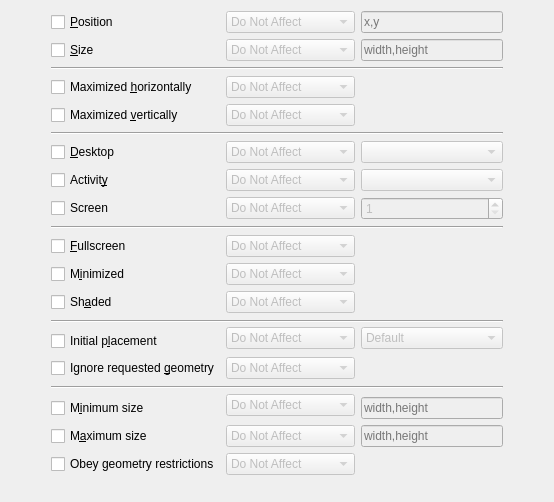
     <widget class="QWidget" name="TabPage3">
      <attribute name="title">
       <string>&amp;Size &amp;&amp; Position</string>
      </attribute>
      <layout class="QGridLayout" name="gridLayout_5">
       <item row="0" column="1">
        <widget class="QCheckBox" name="enable_position">
         <property name="text">
          <string>&amp;Position</string>
         </property>
        </widget>
       </item>
       <item row="0" column="3">
        <widget class="QComboBox" name="rule_position">
         <property name="enabled">
          <bool>false</bool>
         </property>
         <item>
          <property name="text">
           <string>Do Not Affect</string>
          </property>
         </item>
         <item>
          <property name="text">
           <string>Apply Initially</string>
          </property>
         </item>
         <item>
          <property name="text">
           <string>Remember</string>
          </property>
         </item>
         <item>
          <property name="text">
           <string>Force</string>
          </property>
         </item>
         <item>
          <property name="text">
           <string>Apply Now</string>
          </property>
         </item>
         <item>
          <property name="text">
           <string>Force Temporarily</string>
          </property>
         </item>
        </widget>
       </item>
       <item row="0" column="4">
        <widget class="QLineEdit" name="position">
         <property name="enabled">
          <bool>false</bool>
         </property>
         <property name="placeholderText">
          <string>x,y</string>
         </property>
         <property name="validChars" stdset="0">
          <string>0123456789-+,xX:</string>
         </property>
        </widget>
       </item>
       <item row="1" column="1">
        <widget class="QCheckBox" name="enable_size">
         <property name="text">
          <string>&amp;Size</string>
         </property>
        </widget>
       </item>
       <item row="1" column="3">
        <widget class="QComboBox" name="rule_size">
         <property name="enabled">
          <bool>false</bool>
         </property>
         <item>
          <property name="text">
           <string>Do Not Affect</string>
          </property>
         </item>
         <item>
          <property name="text">
           <string>Apply Initially</string>
          </property>
         </item>
         <item>
          <property name="text">
           <string>Remember</string>
          </property>
         </item>
         <item>
          <property name="text">
           <string>Force</string>
          </property>
         </item>
         <item>
          <property name="text">
           <string>Apply Now</string>
          </property>
         </item>
         <item>
          <property name="text">
           <string>Force Temporarily</string>
          </property>
         </item>
        </widget>
       </item>
       <item row="1" column="4">
        <widget class="QLineEdit" name="size">
         <property name="enabled">
          <bool>false</bool>
         </property>
         <property name="placeholderText">
          <string>width,height</string>
         </property>
         <property name="validChars" stdset="0">
          <string>0123456789-+,xX:</string>
         </property>
        </widget>
       </item>
       <item row="2" column="1" colspan="4">
        <widget class="Line" name="line_5">
         <property name="orientation">
          <enum>Qt::Horizontal</enum>
         </property>
        </widget>
       </item>
       <item row="3" column="1">
        <widget class="QCheckBox" name="enable_maximizehoriz">
         <property name="text">
          <string>Maximized &amp;horizontally</string>
         </property>
        </widget>
       </item>
       <item row="3" column="3">
        <widget class="QComboBox" name="rule_maximizehoriz">
         <property name="enabled">
          <bool>false</bool>
         </property>
         <item>
          <property name="text">
           <string>Do Not Affect</string>
          </property>
         </item>
         <item>
          <property name="text">
           <string>Apply Initially</string>
          </property>
         </item>
         <item>
          <property name="text">
           <string>Remember</string>
          </property>
         </item>
         <item>
          <property name="text">
           <string>Force</string>
          </property>
         </item>
         <item>
          <property name="text">
           <string>Apply Now</string>
          </property>
         </item>
         <item>
          <property name="text">
           <string>Force Temporarily</string>
          </property>
         </item>
        </widget>
       </item>
       <item row="3" column="4">
        <widget class="YesNoBox" name="maximizehoriz" native="true">
         <property name="enabled">
          <bool>false</bool>
         </property>
        </widget>
       </item>
       <item row="4" column="1">
        <widget class="QCheckBox" name="enable_maximizevert">
         <property name="text">
          <string>Maximized &amp;vertically</string>
         </property>
        </widget>
       </item>
       <item row="4" column="3">
        <widget class="QComboBox" name="rule_maximizevert">
         <property name="enabled">
          <bool>false</bool>
         </property>
         <item>
          <property name="text">
           <string>Do Not Affect</string>
          </property>
         </item>
         <item>
          <property name="text">
           <string>Apply Initially</string>
          </property>
         </item>
         <item>
          <property name="text">
           <string>Remember</string>
          </property>
         </item>
         <item>
          <property name="text">
           <string>Force</string>
          </property>
         </item>
         <item>
          <property name="text">
           <string>Apply Now</string>
          </property>
         </item>
         <item>
          <property name="text">
           <string>Force Temporarily</string>
          </property>
         </item>
        </widget>
       </item>
       <item row="4" column="4">
        <widget class="YesNoBox" name="maximizevert" native="true">
         <property name="enabled">
          <bool>false</bool>
         </property>
        </widget>
       </item>
       <item row="5" column="1" colspan="4">
        <widget class="Line" name="line_4">
         <property name="orientation">
          <enum>Qt::Horizontal</enum>
         </property>
        </widget>
       </item>
       <item row="6" column="0">
        <spacer name="horizontalSpacer_7">
         <property name="orientation">
          <enum>Qt::Horizontal</enum>
         </property>
         <property name="sizeHint" stdset="0">
          <size>
           <width>40</width>
           <height>20</height>
          </size>
         </property>
        </spacer>
       </item>
       <item row="6" column="1">
        <widget class="QCheckBox" name="enable_desktop">
         <property name="text">
          <string>&amp;Desktop</string>
         </property>
        </widget>
       </item>
       <item row="6" column="3">
        <widget class="QComboBox" name="rule_desktop">
         <property name="enabled">
          <bool>false</bool>
         </property>
         <item>
          <property name="text">
           <string>Do Not Affect</string>
          </property>
         </item>
         <item>
          <property name="text">
           <string>Apply Initially</string>
          </property>
         </item>
         <item>
          <property name="text">
           <string>Remember</string>
          </property>
         </item>
         <item>
          <property name="text">
           <string>Force</string>
          </property>
         </item>
         <item>
          <property name="text">
           <string>Apply Now</string>
          </property>
         </item>
         <item>
          <property name="text">
           <string>Force Temporarily</string>
          </property>
         </item>
        </widget>
       </item>
       <item row="6" column="4">
        <widget class="QComboBox" name="desktop">
         <property name="enabled">
          <bool>false</bool>
         </property>
        </widget>
       </item>
       <item row="6" column="5">
        <spacer name="horizontalSpacer">
         <property name="orientation">
          <enum>Qt::Horizontal</enum>
         </property>
         <property name="sizeHint" stdset="0">
          <size>
           <width>40</width>
           <height>20</height>
          </size>
         </property>
        </spacer>
       </item>
       <item row="7" column="1" colspan="2">
        <widget class="QCheckBox" name="enable_activity">
         <property name="text">
          <string>Activit&amp;y</string>
         </property>
        </widget>
       </item>
       <item row="7" column="3">
        <widget class="QComboBox" name="rule_activity">
         <property name="enabled">
          <bool>false</bool>
         </property>
         <item>
          <property name="text">
           <string>Do Not Affect</string>
          </property>
         </item>
         <item>
          <property name="text">
           <string>Apply Initially</string>
          </property>
         </item>
         <item>
          <property name="text">
           <string>Remember</string>
          </property>
         </item>
         <item>
          <property name="text">
           <string>Force</string>
          </property>
         </item>
         <item>
          <property name="text">
           <string>Apply Now</string>
          </property>
         </item>
         <item>
          <property name="text">
           <string>Force Temporarily</string>
          </property>
         </item>
        </widget>
       </item>
       <item row="7" column="4">
        <widget class="QComboBox" name="activity">
         <property name="enabled">
          <bool>false</bool>
         </property>
        </widget>
       </item>
       <item row="8" column="4">
        <widget class="QSpinBox" name="screen">
         <property name="enabled">
          <bool>false</bool>
         </property>
         <property name="minimum">
          <number>1</number>
         </property>
        </widget>
       </item>
       <item row="9" column="1" colspan="4">
        <widget class="Line" name="line_3">
         <property name="orientation">
          <enum>Qt::Horizontal</enum>
         </property>
        </widget>
       </item>
       <item row="10" column="1" colspan="2">
        <widget class="QCheckBox" name="enable_fullscreen">
         <property name="text">
          <string>&amp;Fullscreen</string>
         </property>
        </widget>
       </item>
       <item row="10" column="3">
        <widget class="QComboBox" name="rule_fullscreen">
         <property name="enabled">
          <bool>false</bool>
         </property>
         <item>
          <property name="text">
           <string>Do Not Affect</string>
          </property>
         </item>
         <item>
          <property name="text">
           <string>Apply Initially</string>
          </property>
         </item>
         <item>
          <property name="text">
           <string>Remember</string>
          </property>
         </item>
         <item>
          <property name="text">
           <string>Force</string>
          </property>
         </item>
         <item>
          <property name="text">
           <string>Apply Now</string>
          </property>
         </item>
         <item>
          <property name="text">
           <string>Force Temporarily</string>
          </property>
         </item>
        </widget>
       </item>
       <item row="10" column="4">
        <widget class="YesNoBox" name="fullscreen" native="true">
         <property name="enabled">
          <bool>false</bool>
         </property>
        </widget>
       </item>
       <item row="11" column="1">
        <widget class="QCheckBox" name="enable_minimize">
         <property name="text">
          <string>M&amp;inimized</string>
         </property>
        </widget>
       </item>
       <item row="11" column="3">
        <widget class="QComboBox" name="rule_minimize">
         <property name="enabled">
          <bool>false</bool>
         </property>
         <item>
          <property name="text">
           <string>Do Not Affect</string>
          </property>
         </item>
         <item>
          <property name="text">
           <string>Apply Initially</string>
          </property>
         </item>
         <item>
          <property name="text">
           <string>Remember</string>
          </property>
         </item>
         <item>
          <property name="text">
           <string>Force</string>
          </property>
         </item>
         <item>
          <property name="text">
           <string>Apply Now</string>
          </property>
         </item>
         <item>
          <property name="text">
           <string>Force Temporarily</string>
          </property>
         </item>
        </widget>
       </item>
       <item row="11" column="4">
        <widget class="YesNoBox" name="minimize" native="true">
         <property name="enabled">
          <bool>false</bool>
         </property>
        </widget>
       </item>
       <item row="12" column="1" colspan="2">
        <widget class="QCheckBox" name="enable_shade">
         <property name="text">
          <string>Sh&amp;aded</string>
         </property>
        </widget>
       </item>
       <item row="12" column="3">
        <widget class="QComboBox" name="rule_shade">
         <property name="enabled">
          <bool>false</bool>
         </property>
         <item>
          <property name="text">
           <string>Do Not Affect</string>
          </property>
         </item>
         <item>
          <property name="text">
           <string>Apply Initially</string>
          </property>
         </item>
         <item>
          <property name="text">
           <string>Remember</string>
          </property>
         </item>
         <item>
          <property name="text">
           <string>Force</string>
          </property>
         </item>
         <item>
          <property name="text">
           <string>Apply Now</string>
          </property>
         </item>
         <item>
          <property name="text">
           <string>Force Temporarily</string>
          </property>
         </item>
        </widget>
       </item>
       <item row="12" column="4">
        <widget class="YesNoBox" name="shade" native="true">
         <property name="enabled">
          <bool>false</bool>
         </property>
        </widget>
       </item>
       <item row="13" column="1" rowspan="2" colspan="4">
        <widget class="Line" name="line">
         <property name="orientation">
          <enum>Qt::Horizontal</enum>
         </property>
        </widget>
       </item>
       <item row="14" column="3" rowspan="2">
        <widget class="QComboBox" name="rule_placement">
         <property name="enabled">
          <bool>false</bool>
         </property>
         <item>
          <property name="text">
           <string>Do Not Affect</string>
          </property>
         </item>
         <item>
          <property name="text">
           <string>Force</string>
          </property>
         </item>
         <item>
          <property name="text">
           <string>Force Temporarily</string>
          </property>
         </item>
        </widget>
       </item>
       <item row="14" column="4" rowspan="2">
        <widget class="QComboBox" name="placement">
         <property name="enabled">
          <bool>false</bool>
         </property>
         <item>
          <property name="text">
           <string>Default</string>
          </property>
         </item>
         <item>
          <property name="text">
           <string>No Placement</string>
          </property>
         </item>
         <item>
          <property name="text">
           <string>Minimal Overlapping</string>
          </property>
         </item>
         <item>
          <property name="text">
           <string>Maximized</string>
          </property>
         </item>
         <item>
          <property name="text">
           <string>Cascaded</string>
          </property>
         </item>
         <item>
          <property name="text">
           <string>Centered</string>
          </property>
         </item>
         <item>
          <property name="text">
           <string>Random</string>
          </property>
         </item>
         <item>
          <property name="text">
           <string>In Top-Left Corner</string>
          </property>
         </item>
         <item>
          <property name="text">
           <string>Under Mouse</string>
          </property>
         </item>
         <item>
          <property name="text">
           <string>On Main Window</string>
          </property>
         </item>
        </widget>
       </item>
       <item row="15" column="1">
        <widget class="QCheckBox" name="enable_placement">
         <property name="toolTip">
          <string/>
         </property>
         <property name="text">
          <string>Initial p&amp;lacement</string>
         </property>
        </widget>
       </item>
       <item row="16" column="1" colspan="2">
        <widget class="QCheckBox" name="enable_ignoregeometry">
         <property name="toolTip">
          <string>Windows can ask to appear in a certain position.
By default this overrides the placement strategy
what might be nasty if the client abuses the feature
to unconditionally popup in the middle of your screen.</string>
         </property>
         <property name="text">
          <string>Ignore requested &amp;geometry</string>
         </property>
        </widget>
       </item>
       <item row="16" column="3">
        <widget class="QComboBox" name="rule_ignoregeometry">
         <property name="enabled">
          <bool>false</bool>
         </property>
         <item>
          <property name="text">
           <string>Do Not Affect</string>
          </property>
         </item>
         <item>
          <property name="text">
           <string>Apply Initially</string>
          </property>
         </item>
         <item>
          <property name="text">
           <string>Remember</string>
          </property>
         </item>
         <item>
          <property name="text">
           <string>Force</string>
          </property>
         </item>
         <item>
          <property name="text">
           <string>Apply Now</string>
          </property>
         </item>
         <item>
          <property name="text">
           <string>Force Temporarily</string>
          </property>
         </item>
        </widget>
       </item>
       <item row="16" column="4">
        <widget class="YesNoBox" name="ignoregeometry" native="true">
         <property name="enabled">
          <bool>false</bool>
         </property>
        </widget>
       </item>
       <item row="17" column="1" rowspan="2" colspan="4">
        <widget class="Line" name="line_2">
         <property name="orientation">
          <enum>Qt::Horizontal</enum>
         </property>
        </widget>
       </item>
       <item row="18" column="3" rowspan="2">
        <widget class="QComboBox" name="rule_minsize">
         <property name="enabled">
          <bool>false</bool>
         </property>
         <item>
          <property name="text">
           <string>Do Not Affect</string>
          </property>
         </item>
         <item>
          <property name="text">
           <string>Force</string>
          </property>
         </item>
         <item>
          <property name="text">
           <string>Force Temporarily</string>
          </property>
         </item>
        </widget>
       </item>
       <item row="19" column="1">
        <widget class="QCheckBox" name="enable_minsize">
         <property name="text">
          <string>M&amp;inimum size</string>
         </property>
        </widget>
       </item>
       <item row="19" column="4">
        <widget class="QLineEdit" name="minsize">
         <property name="enabled">
          <bool>false</bool>
         </property>
         <property name="placeholderText">
          <string>width,height</string>
         </property>
         <property name="validChars" stdset="0">
          <string>0123456789-+,xX:</string>
         </property>
        </widget>
       </item>
       <item row="20" column="1">
        <widget class="QCheckBox" name="enable_maxsize">
         <property name="text">
          <string>M&amp;aximum size</string>
         </property>
        </widget>
       </item>
       <item row="20" column="3">
        <widget class="QComboBox" name="rule_maxsize">
         <property name="enabled">
          <bool>false</bool>
         </property>
         <item>
          <property name="text">
           <string>Do Not Affect</string>
          </property>
         </item>
         <item>
          <property name="text">
           <string>Force</string>
          </property>
         </item>
         <item>
          <property name="text">
           <string>Force Temporarily</string>
          </property>
         </item>
        </widget>
       </item>
       <item row="20" column="4">
        <widget class="QLineEdit" name="maxsize">
         <property name="enabled">
          <bool>false</bool>
         </property>
         <property name="placeholderText">
          <string>width,height</string>
         </property>
         <property name="validChars" stdset="0">
          <string>0123456789-+,xX:</string>
         </property>
        </widget>
       </item>
       <item row="21" column="1" colspan="2">
        <widget class="QCheckBox" name="enable_strictgeometry">
         <property name="toolTip">
          <string>Eg. terminals or video players can ask to keep a certain aspect ratio
or only grow by values larger than one
(eg. by the dimensions of one character).
This may be pointless and the restriction prevents arbitrary dimensions
like your complete screen area.</string>
         </property>
         <property name="layoutDirection">
          <enum>Qt::LeftToRight</enum>
         </property>
         <property name="text">
          <string>Obey geometry restrictions</string>
         </property>
         <property name="shortcut">
          <string/>
         </property>
        </widget>
       </item>
       <item row="21" column="3">
        <widget class="QComboBox" name="rule_strictgeometry">
         <property name="enabled">
          <bool>false</bool>
         </property>
         <item>
          <property name="text">
           <string>Do Not Affect</string>
          </property>
         </item>
         <item>
          <property name="text">
           <string>Force</string>
          </property>
         </item>
         <item>
          <property name="text">
           <string>Force Temporarily</string>
          </property>
         </item>
        </widget>
       </item>
       <item row="21" column="4">
        <widget class="YesNoBox" name="strictgeometry" native="true">
         <property name="enabled">
          <bool>false</bool>
         </property>
        </widget>
       </item>
       <item row="22" column="3">
        <spacer>
         <property name="orientation">
          <enum>Qt::Vertical</enum>
         </property>
         <property name="sizeType">
          <enum>QSizePolicy::Expanding</enum>
         </property>
         <property name="sizeHint" stdset="0">
          <size>
           <width>20</width>
           <height>16</height>
          </size>
         </property>
        </spacer>
       </item>
       <item row="8" column="3">
        <widget class="QComboBox" name="rule_screen">
         <property name="enabled">
          <bool>false</bool>
         </property>
         <item>
          <property name="text">
           <string>Do Not Affect</string>
          </property>
         </item>
         <item>
          <property name="text">
           <string>Apply Initially</string>
          </property>
         </item>
         <item>
          <property name="text">
           <string>Remember</string>
          </property>
         </item>
         <item>
          <property name="text">
           <string>Force</string>
          </property>
         </item>
         <item>
          <property name="text">
           <string>Apply Now</string>
          </property>
         </item>
         <item>
          <property name="text">
           <string>Force Temporarily</string>
          </property>
         </item>
        </widget>
       </item>
       <item row="8" column="1" colspan="2">
        <widget class="QCheckBox" name="enable_screen">
         <property name="text">
          <string>Screen</string>
         </property>
        </widget>
       </item>
      </layout>
     </widget>
